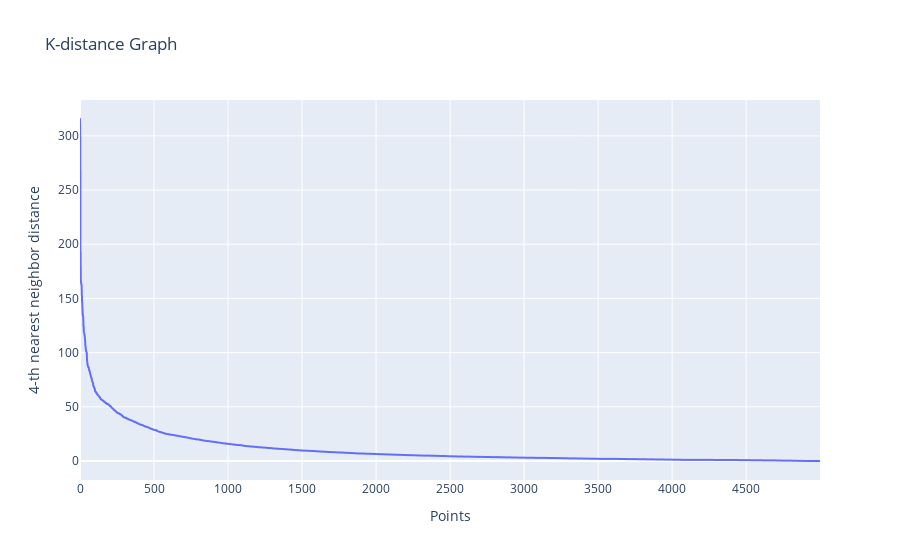

Write notebook code for a chart like this one.
### Code cell
MinPts = 4
distances = plot_k_dist_graph(X_elbow, MinPts)

### Figure 1 — Plotly figure (JSON) as saved in the notebook; plotly's stock layout.template omitted (floating-point values rounded to 4 significant figures; data arrays with more than 128 entries replaced by an {"elided": "..."} marker saying what was removed)
{"data": [{"hovertemplate": "Points=%{x}<br>4-th nearest neighbor distance=%{y}<extra></extra>", "legendgroup": "", "line": {"color": "#636efa", "dash": "solid"}, "marker": {"symbol": "circle"}, "mode": "lines", "name": "", "showlegend": false, "type": "scattergl", "x": {"elided": "5000 int values"}, "xaxis": "x", "y": {"elided": "5000 float values"}, "yaxis": "y"}], "layout": {"legend": {"tracegroupgap": 0}, "title": {"text": "K-distance Graph"}, "xaxis": {"anchor": "y", "domain": [0, 1], "title": {"text": "Points"}}, "yaxis": {"anchor": "x", "domain": [0, 1], "title": {"text": "4-th nearest neighbor distance"}}}}
